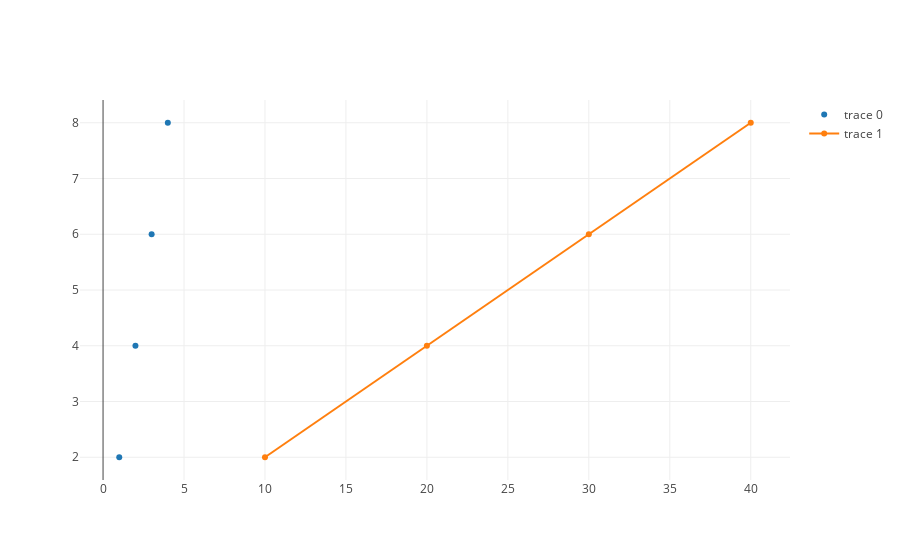

The notebook cell saved with this chart:
### Code cell
trace = {'x':[1,2,3,4], 'y':[2,4,6,8],'mode':'markers'}
trace2 = {'x':[10,20,30,40], 'y':[2,4,6,8]}
figure = [trace, trace2]
iplot(figure)

### Figure 1 — Plotly figure (JSON) as saved in the notebook; plotly's stock layout.template omitted (floating-point values rounded to 4 significant figures)
{"data": [{"mode": "markers", "type": "scatter", "uid": "1af14ff6-2b2c-4286-8d16-4b07fb495f52", "x": [1, 2, 3, 4], "y": [2, 4, 6, 8]}, {"type": "scatter", "uid": "3efce532-9968-4f4d-a932-32776d209603", "x": [10, 20, 30, 40], "y": [2, 4, 6, 8]}], "layout": {}}
